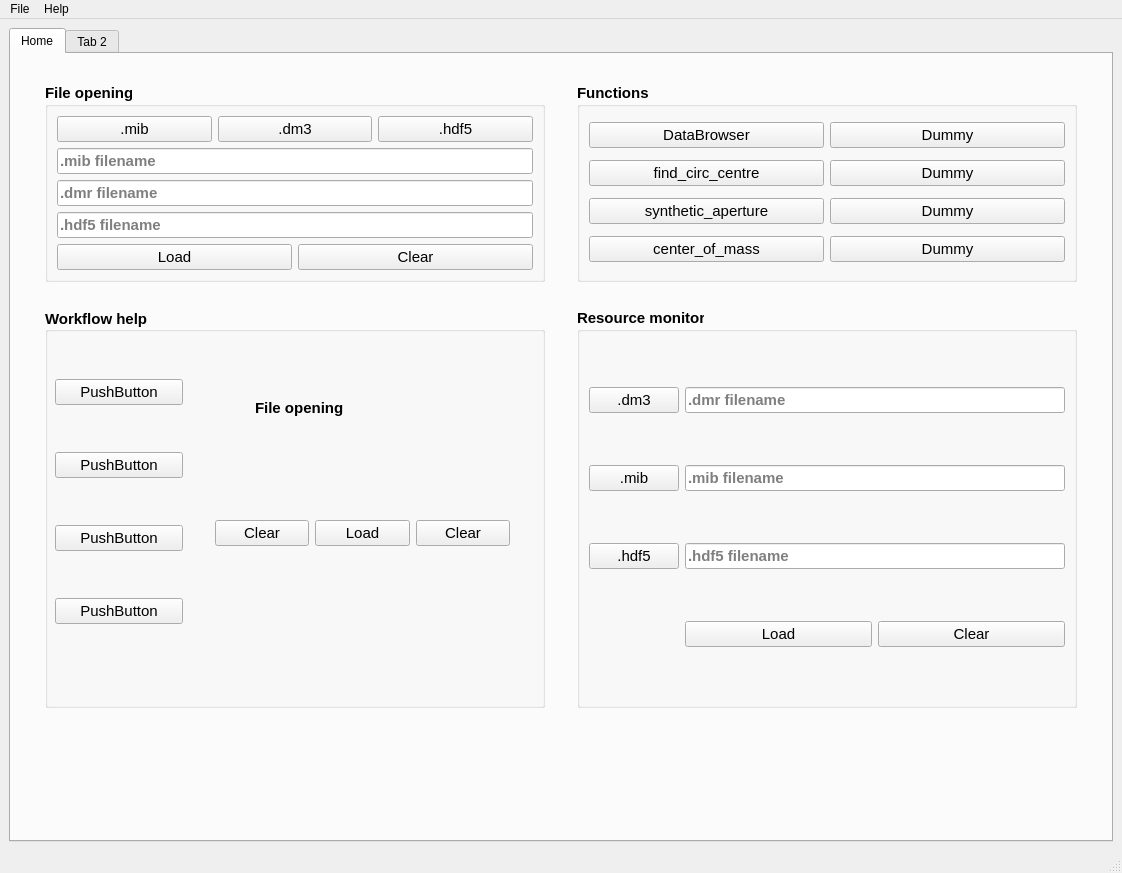
<?xml version="1.0" encoding="UTF-8"?>
<ui version="4.0">
 <class>MainWindow</class>
 <widget class="QMainWindow" name="MainWindow">
  <property name="geometry">
   <rect>
    <x>0</x>
    <y>0</y>
    <width>1122</width>
    <height>873</height>
   </rect>
  </property>
  <property name="windowTitle">
   <string>fpd gui</string>
  </property>
  <widget class="QWidget" name="centralwidget">
   <layout class="QGridLayout" name="gridLayout_2">
    <item row="0" column="0">
     <widget class="QTabWidget" name="tabWidget">
      <property name="minimumSize">
       <size>
        <width>1100</width>
        <height>800</height>
       </size>
      </property>
      <property name="currentIndex">
       <number>0</number>
      </property>
      <widget class="QWidget" name="home_tab">
       <attribute name="title">
        <string>Home</string>
       </attribute>
       <layout class="QGridLayout" name="gridLayout">
        <item row="1" column="2">
         <spacer name="mid_hSpacer">
          <property name="orientation">
           <enum>Qt::Horizontal</enum>
          </property>
          <property name="sizeType">
           <enum>QSizePolicy::Maximum</enum>
          </property>
          <property name="sizeHint" stdset="0">
           <size>
            <width>100</width>
            <height>20</height>
           </size>
          </property>
         </spacer>
        </item>
        <item row="3" column="3">
         <widget class="QGroupBox" name="resource_groupBox">
          <property name="sizePolicy">
           <sizepolicy hsizetype="Expanding" vsizetype="Expanding">
            <horstretch>0</horstretch>
            <verstretch>0</verstretch>
           </sizepolicy>
          </property>
          <property name="minimumSize">
           <size>
            <width>500</width>
            <height>0</height>
           </size>
          </property>
          <property name="maximumSize">
           <size>
            <width>16777215</width>
            <height>16777215</height>
           </size>
          </property>
          <property name="font">
           <font>
            <pointsize>11</pointsize>
            <weight>75</weight>
            <bold>true</bold>
            <underline>false</underline>
           </font>
          </property>
          <property name="title">
           <string>Resource monitor</string>
          </property>
          <layout class="QGridLayout" name="gridLayout_4">
           <item row="3" column="1" colspan="4">
            <widget class="QLineEdit" name="hdf5_line_3">
             <property name="autoFillBackground">
              <bool>false</bool>
             </property>
             <property name="inputMask">
              <string/>
             </property>
             <property name="text">
              <string/>
             </property>
             <property name="readOnly">
              <bool>true</bool>
             </property>
             <property name="placeholderText">
              <string>.hdf5 filename</string>
             </property>
             <property name="clearButtonEnabled">
              <bool>true</bool>
             </property>
            </widget>
           </item>
           <item row="4" column="3" colspan="2">
            <widget class="QPushButton" name="pushButton_21">
             <property name="font">
              <font>
               <pointsize>11</pointsize>
               <weight>50</weight>
               <bold>false</bold>
               <underline>false</underline>
              </font>
             </property>
             <property name="text">
              <string>Clear</string>
             </property>
             <property name="checkable">
              <bool>false</bool>
             </property>
             <property name="flat">
              <bool>false</bool>
             </property>
            </widget>
           </item>
           <item row="2" column="1" colspan="4">
            <widget class="QLineEdit" name="mib_line_3">
             <property name="inputMask">
              <string/>
             </property>
             <property name="text">
              <string/>
             </property>
             <property name="readOnly">
              <bool>true</bool>
             </property>
             <property name="placeholderText">
              <string>.mib filename</string>
             </property>
             <property name="clearButtonEnabled">
              <bool>true</bool>
             </property>
            </widget>
           </item>
           <item row="1" column="0">
            <widget class="QPushButton" name="pushButton_17">
             <property name="font">
              <font>
               <pointsize>11</pointsize>
               <weight>50</weight>
               <bold>false</bold>
               <underline>false</underline>
              </font>
             </property>
             <property name="text">
              <string>.dm3</string>
             </property>
             <property name="checkable">
              <bool>false</bool>
             </property>
             <property name="flat">
              <bool>false</bool>
             </property>
            </widget>
           </item>
           <item row="2" column="0">
            <widget class="QPushButton" name="pushButton_16">
             <property name="font">
              <font>
               <pointsize>11</pointsize>
               <weight>50</weight>
               <bold>false</bold>
               <underline>false</underline>
              </font>
             </property>
             <property name="text">
              <string>.mib</string>
             </property>
             <property name="checkable">
              <bool>false</bool>
             </property>
             <property name="flat">
              <bool>false</bool>
             </property>
            </widget>
           </item>
           <item row="3" column="0">
            <widget class="QPushButton" name="pushButton_18">
             <property name="font">
              <font>
               <pointsize>11</pointsize>
               <weight>50</weight>
               <bold>false</bold>
               <underline>false</underline>
              </font>
             </property>
             <property name="text">
              <string>.hdf5</string>
             </property>
             <property name="checkable">
              <bool>false</bool>
             </property>
             <property name="flat">
              <bool>false</bool>
             </property>
            </widget>
           </item>
           <item row="4" column="1" colspan="2">
            <widget class="QPushButton" name="pushButton_19">
             <property name="font">
              <font>
               <pointsize>11</pointsize>
               <weight>50</weight>
               <bold>false</bold>
               <underline>false</underline>
              </font>
             </property>
             <property name="text">
              <string>Load</string>
             </property>
             <property name="checkable">
              <bool>false</bool>
             </property>
             <property name="flat">
              <bool>false</bool>
             </property>
            </widget>
           </item>
           <item row="1" column="1" colspan="4">
            <widget class="QLineEdit" name="dm3_line_3">
             <property name="inputMask">
              <string/>
             </property>
             <property name="text">
              <string/>
             </property>
             <property name="readOnly">
              <bool>true</bool>
             </property>
             <property name="placeholderText">
              <string>.dmr filename</string>
             </property>
             <property name="clearButtonEnabled">
              <bool>true</bool>
             </property>
            </widget>
           </item>
          </layout>
         </widget>
        </item>
        <item row="1" column="4">
         <spacer name="right_hSpacer">
          <property name="orientation">
           <enum>Qt::Horizontal</enum>
          </property>
          <property name="sizeType">
           <enum>QSizePolicy::Expanding</enum>
          </property>
          <property name="sizeHint" stdset="0">
           <size>
            <width>100</width>
            <height>20</height>
           </size>
          </property>
         </spacer>
        </item>
        <item row="3" column="1">
         <widget class="QGroupBox" name="workflow_groupBox">
          <property name="sizePolicy">
           <sizepolicy hsizetype="Expanding" vsizetype="Expanding">
            <horstretch>0</horstretch>
            <verstretch>0</verstretch>
           </sizepolicy>
          </property>
          <property name="minimumSize">
           <size>
            <width>0</width>
            <height>400</height>
           </size>
          </property>
          <property name="font">
           <font>
            <pointsize>11</pointsize>
            <weight>75</weight>
            <bold>true</bold>
            <underline>false</underline>
           </font>
          </property>
          <property name="layoutDirection">
           <enum>Qt::LeftToRight</enum>
          </property>
          <property name="autoFillBackground">
           <bool>false</bool>
          </property>
          <property name="title">
           <string>Workflow help</string>
          </property>
          <property name="alignment">
           <set>Qt::AlignLeading|Qt::AlignLeft|Qt::AlignVCenter</set>
          </property>
          <property name="flat">
           <bool>false</bool>
          </property>
          <widget class="QWidget" name="layoutWidget">
           <property name="geometry">
            <rect>
             <x>10</x>
             <y>30</y>
             <width>128</width>
             <height>331</height>
            </rect>
           </property>
           <layout class="QVBoxLayout" name="verticalLayout">
            <item>
             <widget class="QPushButton" name="pushButton_2">
              <property name="font">
               <font>
                <pointsize>11</pointsize>
                <weight>50</weight>
                <bold>false</bold>
                <underline>false</underline>
               </font>
              </property>
              <property name="text">
               <string>PushButton</string>
              </property>
              <property name="checkable">
               <bool>false</bool>
              </property>
              <property name="flat">
               <bool>false</bool>
              </property>
             </widget>
            </item>
            <item>
             <widget class="QPushButton" name="pushButton_4">
              <property name="font">
               <font>
                <pointsize>11</pointsize>
                <weight>50</weight>
                <bold>false</bold>
                <underline>false</underline>
               </font>
              </property>
              <property name="text">
               <string>PushButton</string>
              </property>
              <property name="checkable">
               <bool>false</bool>
              </property>
              <property name="flat">
               <bool>false</bool>
              </property>
             </widget>
            </item>
            <item>
             <widget class="QPushButton" name="pushButton_3">
              <property name="font">
               <font>
                <pointsize>11</pointsize>
                <weight>50</weight>
                <bold>false</bold>
                <underline>false</underline>
               </font>
              </property>
              <property name="text">
               <string>PushButton</string>
              </property>
              <property name="checkable">
               <bool>false</bool>
              </property>
              <property name="flat">
               <bool>false</bool>
              </property>
             </widget>
            </item>
            <item>
             <widget class="QPushButton" name="pushButton_5">
              <property name="font">
               <font>
                <pointsize>11</pointsize>
                <weight>50</weight>
                <bold>false</bold>
                <underline>false</underline>
               </font>
              </property>
              <property name="text">
               <string>PushButton</string>
              </property>
              <property name="checkable">
               <bool>false</bool>
              </property>
              <property name="flat">
               <bool>false</bool>
              </property>
             </widget>
            </item>
           </layout>
          </widget>
          <widget class="QLabel" name="label">
           <property name="geometry">
            <rect>
             <x>210</x>
             <y>80</y>
             <width>269</width>
             <height>39</height>
            </rect>
           </property>
           <property name="text">
            <string>File opening</string>
           </property>
           <property name="textFormat">
            <enum>Qt::AutoText</enum>
           </property>
           <property name="scaledContents">
            <bool>false</bool>
           </property>
           <property name="alignment">
            <set>Qt::AlignLeading|Qt::AlignLeft|Qt::AlignVCenter</set>
           </property>
           <property name="wordWrap">
            <bool>false</bool>
           </property>
          </widget>
          <widget class="QWidget" name="layoutWidget_2">
           <property name="geometry">
            <rect>
             <x>170</x>
             <y>190</y>
             <width>295</width>
             <height>71</height>
            </rect>
           </property>
           <layout class="QHBoxLayout" name="horizontalLayout_3">
            <item>
             <widget class="QPushButton" name="pushButton_20">
              <property name="font">
               <font>
                <pointsize>11</pointsize>
                <weight>50</weight>
                <bold>false</bold>
                <underline>false</underline>
               </font>
              </property>
              <property name="text">
               <string>Clear</string>
              </property>
              <property name="checkable">
               <bool>false</bool>
              </property>
              <property name="flat">
               <bool>false</bool>
              </property>
             </widget>
            </item>
            <item>
             <widget class="QPushButton" name="pushButton_13">
              <property name="font">
               <font>
                <pointsize>11</pointsize>
                <weight>50</weight>
                <bold>false</bold>
                <underline>false</underline>
               </font>
              </property>
              <property name="text">
               <string>Load</string>
              </property>
              <property name="checkable">
               <bool>false</bool>
              </property>
              <property name="flat">
               <bool>false</bool>
              </property>
             </widget>
            </item>
            <item>
             <widget class="QPushButton" name="pushButton_14">
              <property name="font">
               <font>
                <pointsize>11</pointsize>
                <weight>50</weight>
                <bold>false</bold>
                <underline>false</underline>
               </font>
              </property>
              <property name="text">
               <string>Clear</string>
              </property>
              <property name="checkable">
               <bool>false</bool>
              </property>
              <property name="flat">
               <bool>false</bool>
              </property>
             </widget>
            </item>
           </layout>
          </widget>
         </widget>
        </item>
        <item row="1" column="3">
         <widget class="QGroupBox" name="functions_groupBox">
          <property name="sizePolicy">
           <sizepolicy hsizetype="Expanding" vsizetype="Expanding">
            <horstretch>0</horstretch>
            <verstretch>0</verstretch>
           </sizepolicy>
          </property>
          <property name="minimumSize">
           <size>
            <width>500</width>
            <height>0</height>
           </size>
          </property>
          <property name="maximumSize">
           <size>
            <width>16777215</width>
            <height>300</height>
           </size>
          </property>
          <property name="font">
           <font>
            <pointsize>11</pointsize>
            <weight>75</weight>
            <bold>true</bold>
            <underline>false</underline>
           </font>
          </property>
          <property name="title">
           <string>Functions</string>
          </property>
          <layout class="QGridLayout" name="gridLayout_3">
           <item row="1" column="1">
            <widget class="QPushButton" name="pushButton_43">
             <property name="font">
              <font>
               <pointsize>11</pointsize>
               <weight>50</weight>
               <bold>false</bold>
               <underline>false</underline>
              </font>
             </property>
             <property name="text">
              <string>Dummy</string>
             </property>
             <property name="checkable">
              <bool>false</bool>
             </property>
             <property name="flat">
              <bool>false</bool>
             </property>
            </widget>
           </item>
           <item row="3" column="0">
            <widget class="QPushButton" name="pushButton_39">
             <property name="font">
              <font>
               <pointsize>11</pointsize>
               <weight>50</weight>
               <bold>false</bold>
               <underline>false</underline>
              </font>
             </property>
             <property name="text">
              <string>center_of_mass</string>
             </property>
             <property name="checkable">
              <bool>false</bool>
             </property>
             <property name="flat">
              <bool>false</bool>
             </property>
            </widget>
           </item>
           <item row="2" column="1">
            <widget class="QPushButton" name="pushButton_42">
             <property name="font">
              <font>
               <pointsize>11</pointsize>
               <weight>50</weight>
               <bold>false</bold>
               <underline>false</underline>
              </font>
             </property>
             <property name="text">
              <string>Dummy</string>
             </property>
             <property name="checkable">
              <bool>false</bool>
             </property>
             <property name="flat">
              <bool>false</bool>
             </property>
            </widget>
           </item>
           <item row="0" column="0">
            <widget class="QPushButton" name="pushButton_40">
             <property name="font">
              <font>
               <pointsize>11</pointsize>
               <weight>50</weight>
               <bold>false</bold>
               <underline>false</underline>
              </font>
             </property>
             <property name="text">
              <string>DataBrowser</string>
             </property>
             <property name="checkable">
              <bool>false</bool>
             </property>
             <property name="flat">
              <bool>false</bool>
             </property>
            </widget>
           </item>
           <item row="2" column="0">
            <widget class="QPushButton" name="pushButton_37">
             <property name="font">
              <font>
               <pointsize>11</pointsize>
               <weight>50</weight>
               <bold>false</bold>
               <underline>false</underline>
              </font>
             </property>
             <property name="text">
              <string>synthetic_aperture</string>
             </property>
             <property name="checkable">
              <bool>false</bool>
             </property>
             <property name="flat">
              <bool>false</bool>
             </property>
            </widget>
           </item>
           <item row="1" column="0">
            <widget class="QPushButton" name="pushButton_38">
             <property name="font">
              <font>
               <pointsize>11</pointsize>
               <weight>50</weight>
               <bold>false</bold>
               <underline>false</underline>
              </font>
             </property>
             <property name="text">
              <string>find_circ_centre</string>
             </property>
             <property name="checkable">
              <bool>false</bool>
             </property>
             <property name="flat">
              <bool>false</bool>
             </property>
            </widget>
           </item>
           <item row="0" column="1">
            <widget class="QPushButton" name="pushButton">
             <property name="font">
              <font>
               <pointsize>11</pointsize>
               <weight>50</weight>
               <bold>false</bold>
               <underline>false</underline>
              </font>
             </property>
             <property name="text">
              <string>Dummy</string>
             </property>
             <property name="checkable">
              <bool>false</bool>
             </property>
             <property name="flat">
              <bool>false</bool>
             </property>
            </widget>
           </item>
           <item row="3" column="1">
            <widget class="QPushButton" name="pushButton_41">
             <property name="font">
              <font>
               <pointsize>11</pointsize>
               <weight>50</weight>
               <bold>false</bold>
               <underline>false</underline>
              </font>
             </property>
             <property name="text">
              <string>Dummy</string>
             </property>
             <property name="checkable">
              <bool>false</bool>
             </property>
             <property name="flat">
              <bool>false</bool>
             </property>
            </widget>
           </item>
          </layout>
         </widget>
        </item>
        <item row="4" column="1">
         <spacer name="verticalSpacer_2">
          <property name="orientation">
           <enum>Qt::Vertical</enum>
          </property>
          <property name="sizeType">
           <enum>QSizePolicy::Expanding</enum>
          </property>
          <property name="sizeHint" stdset="0">
           <size>
            <width>20</width>
            <height>40</height>
           </size>
          </property>
         </spacer>
        </item>
        <item row="1" column="0">
         <spacer name="left_hSpacer">
          <property name="orientation">
           <enum>Qt::Horizontal</enum>
          </property>
          <property name="sizeType">
           <enum>QSizePolicy::Maximum</enum>
          </property>
          <property name="sizeHint" stdset="0">
           <size>
            <width>100</width>
            <height>20</height>
           </size>
          </property>
         </spacer>
        </item>
        <item row="1" column="1">
         <widget class="QGroupBox" name="file_groupBox">
          <property name="sizePolicy">
           <sizepolicy hsizetype="Expanding" vsizetype="Expanding">
            <horstretch>0</horstretch>
            <verstretch>0</verstretch>
           </sizepolicy>
          </property>
          <property name="minimumSize">
           <size>
            <width>500</width>
            <height>0</height>
           </size>
          </property>
          <property name="maximumSize">
           <size>
            <width>16777215</width>
            <height>300</height>
           </size>
          </property>
          <property name="font">
           <font>
            <pointsize>11</pointsize>
            <weight>75</weight>
            <bold>true</bold>
            <underline>false</underline>
           </font>
          </property>
          <property name="title">
           <string>File opening</string>
          </property>
          <layout class="QVBoxLayout" name="verticalLayout_11">
           <item>
            <layout class="QHBoxLayout" name="horizontalLayout">
             <item>
              <widget class="QPushButton" name="mib_button">
               <property name="font">
                <font>
                 <pointsize>11</pointsize>
                 <weight>50</weight>
                 <bold>false</bold>
                 <underline>false</underline>
                </font>
               </property>
               <property name="text">
                <string>.mib</string>
               </property>
               <property name="checkable">
                <bool>false</bool>
               </property>
               <property name="flat">
                <bool>false</bool>
               </property>
              </widget>
             </item>
             <item>
              <widget class="QPushButton" name="dm3_button">
               <property name="font">
                <font>
                 <pointsize>11</pointsize>
                 <weight>50</weight>
                 <bold>false</bold>
                 <underline>false</underline>
                </font>
               </property>
               <property name="text">
                <string>.dm3</string>
               </property>
               <property name="checkable">
                <bool>false</bool>
               </property>
               <property name="flat">
                <bool>false</bool>
               </property>
              </widget>
             </item>
             <item>
              <widget class="QPushButton" name="hdf5_button">
               <property name="font">
                <font>
                 <pointsize>11</pointsize>
                 <weight>50</weight>
                 <bold>false</bold>
                 <underline>false</underline>
                </font>
               </property>
               <property name="text">
                <string>.hdf5</string>
               </property>
               <property name="checkable">
                <bool>false</bool>
               </property>
               <property name="flat">
                <bool>false</bool>
               </property>
              </widget>
             </item>
            </layout>
           </item>
           <item>
            <layout class="QVBoxLayout" name="verticalLayout_3">
             <item>
              <widget class="QLineEdit" name="mib_line">
               <property name="inputMask">
                <string/>
               </property>
               <property name="text">
                <string/>
               </property>
               <property name="readOnly">
                <bool>true</bool>
               </property>
               <property name="placeholderText">
                <string>.mib filename</string>
               </property>
               <property name="clearButtonEnabled">
                <bool>true</bool>
               </property>
              </widget>
             </item>
             <item>
              <widget class="QLineEdit" name="dm3_line">
               <property name="inputMask">
                <string/>
               </property>
               <property name="text">
                <string/>
               </property>
               <property name="readOnly">
                <bool>true</bool>
               </property>
               <property name="placeholderText">
                <string>.dmr filename</string>
               </property>
               <property name="clearButtonEnabled">
                <bool>true</bool>
               </property>
              </widget>
             </item>
             <item>
              <widget class="QLineEdit" name="hdf5_line">
               <property name="autoFillBackground">
                <bool>false</bool>
               </property>
               <property name="inputMask">
                <string/>
               </property>
               <property name="text">
                <string/>
               </property>
               <property name="readOnly">
                <bool>true</bool>
               </property>
               <property name="placeholderText">
                <string>.hdf5 filename</string>
               </property>
               <property name="clearButtonEnabled">
                <bool>true</bool>
               </property>
              </widget>
             </item>
            </layout>
           </item>
           <item>
            <layout class="QHBoxLayout" name="horizontalLayout_2">
             <item>
              <widget class="QPushButton" name="load_button">
               <property name="font">
                <font>
                 <pointsize>11</pointsize>
                 <weight>50</weight>
                 <bold>false</bold>
                 <underline>false</underline>
                </font>
               </property>
               <property name="text">
                <string>Load</string>
               </property>
               <property name="checkable">
                <bool>false</bool>
               </property>
               <property name="flat">
                <bool>false</bool>
               </property>
              </widget>
             </item>
             <item>
              <widget class="QPushButton" name="clear_button">
               <property name="font">
                <font>
                 <pointsize>11</pointsize>
                 <weight>50</weight>
                 <bold>false</bold>
                 <underline>false</underline>
                </font>
               </property>
               <property name="text">
                <string>Clear</string>
               </property>
               <property name="checkable">
                <bool>false</bool>
               </property>
               <property name="flat">
                <bool>false</bool>
               </property>
              </widget>
             </item>
            </layout>
           </item>
          </layout>
         </widget>
        </item>
        <item row="0" column="1">
         <spacer name="verticalSpacer_3">
          <property name="orientation">
           <enum>Qt::Vertical</enum>
          </property>
          <property name="sizeType">
           <enum>QSizePolicy::Fixed</enum>
          </property>
          <property name="sizeHint" stdset="0">
           <size>
            <width>20</width>
            <height>20</height>
           </size>
          </property>
         </spacer>
        </item>
        <item row="0" column="3">
         <spacer name="verticalSpacer_4">
          <property name="orientation">
           <enum>Qt::Vertical</enum>
          </property>
          <property name="sizeType">
           <enum>QSizePolicy::Fixed</enum>
          </property>
          <property name="sizeHint" stdset="0">
           <size>
            <width>20</width>
            <height>20</height>
           </size>
          </property>
         </spacer>
        </item>
        <item row="2" column="3">
         <spacer name="verticalSpacer">
          <property name="orientation">
           <enum>Qt::Vertical</enum>
          </property>
          <property name="sizeType">
           <enum>QSizePolicy::Maximum</enum>
          </property>
          <property name="sizeHint" stdset="0">
           <size>
            <width>20</width>
            <height>20</height>
           </size>
          </property>
         </spacer>
        </item>
       </layout>
      </widget>
      <widget class="QWidget" name="tab_2">
       <attribute name="title">
        <string>Tab 2</string>
       </attribute>
      </widget>
     </widget>
    </item>
   </layout>
  </widget>
  <widget class="QMenuBar" name="menubar">
   <property name="geometry">
    <rect>
     <x>0</x>
     <y>0</y>
     <width>1122</width>
     <height>26</height>
    </rect>
   </property>
   <widget class="QMenu" name="menuFile">
    <property name="title">
     <string>File</string>
    </property>
    <widget class="QMenu" name="menuOpen">
     <property name="title">
      <string>Open</string>
     </property>
     <addaction name="action_dm3"/>
     <addaction name="action_mib"/>
     <addaction name="action_hdf5"/>
    </widget>
    <addaction name="menuOpen"/>
   </widget>
   <widget class="QMenu" name="menuHelp">
    <property name="title">
     <string>Help</string>
    </property>
    <addaction name="action_about"/>
   </widget>
   <addaction name="menuFile"/>
   <addaction name="menuHelp"/>
  </widget>
  <widget class="QStatusBar" name="statusbar"/>
  <action name="action_dm3">
   <property name="text">
    <string>.dm3</string>
   </property>
  </action>
  <action name="action_mib">
   <property name="text">
    <string>.mib</string>
   </property>
  </action>
  <action name="action_hdf5">
   <property name="text">
    <string>.hdf5</string>
   </property>
  </action>
  <action name="action_about">
   <property name="text">
    <string>About</string>
   </property>
  </action>
 </widget>
 <resources/>
 <connections>
  <connection>
   <sender>load_button</sender>
   <signal>clicked()</signal>
   <receiver>MainWindow</receiver>
   <slot>LoadFiles()</slot>
   <hints>
    <hint type="sourcelabel">
     <x>247</x>
     <y>296</y>
    </hint>
    <hint type="destinationlabel">
     <x>181</x>
     <y>966</y>
    </hint>
   </hints>
  </connection>
  <connection>
   <sender>mib_button</sender>
   <signal>clicked()</signal>
   <receiver>MainWindow</receiver>
   <slot>function_mib()</slot>
   <hints>
    <hint type="sourcelabel">
     <x>190</x>
     <y>149</y>
    </hint>
    <hint type="destinationlabel">
     <x>214</x>
     <y>933</y>
    </hint>
   </hints>
  </connection>
 </connections>
 <slots>
  <slot>LoadFiles()</slot>
  <slot>function_mib()</slot>
 </slots>
</ui>
